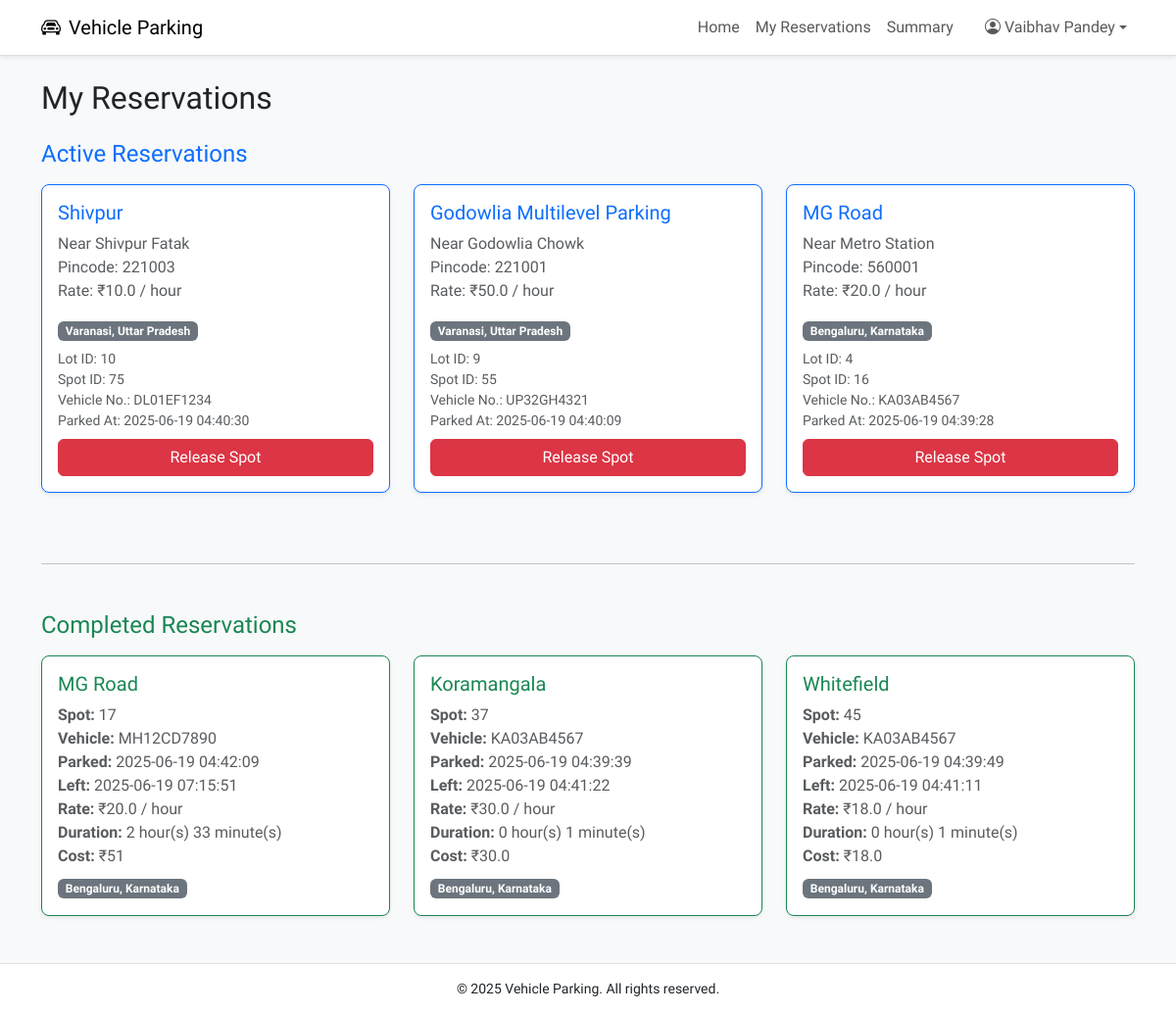
The app's page /user/my-reservations (signed in) with its own data.
### models.py (models this page shows, shortened)
class User(db.Model, UserMixin):
    __tablename__ = 'user'
    id = db.Column(db.Integer, primary_key=True)
    username = db.Column(db.String(100), unique=True, nullable=False)
    full_name = db.Column(db.String(100), nullable=False)
    email = db.Column(db.String(100), unique=True, nullable=False)
    password_hash = db.Column(db.String(200), nullable=False)
    address = db.Column(db.String(200))
    pin_code = db.Column(db.String(10))
    role = db.Column(db.String(20), nullable=False, default='user')
    created_at = db.Column(db.DateTime, default=datetime.utcnow)
    reservations = db.relationship('Reservation', backref='user', lazy=True)

class ParkingLot(db.Model):
    __tablename__ = 'parking_lot'
    id = db.Column(db.Integer, primary_key=True)
    city_id = db.Column(db.Integer, db.ForeignKey('city.id'), nullable=False)
    prime_location_name = db.Column(db.String(100), nullable=False)
    address = db.Column(db.String(200))
    pin_code = db.Column(db.String(10))
    price_per_hour = db.Column(db.Float, nullable=False)
    max_spots = db.Column(db.Integer, nullable=False)
    created_at = db.Column(db.DateTime, default=datetime.utcnow)
    spots = db.relationship('ParkingSpot', backref='lot', cascade='all, delete-orphan', lazy=True)

class City(db.Model):
    __tablename__ = 'city'
    id = db.Column(db.Integer, primary_key=True)
    name = db.Column(db.String(100), nullable=False)
    state = db.Column(db.String(100), nullable=False)
    lots = db.relationship('ParkingLot', backref='city', cascade='all, delete-orphan', lazy=True)

class ParkingSpot(db.Model):
    __tablename__ = 'parking_spot'
    id = db.Column(db.Integer, primary_key=True)
    lot_id = db.Column(db.Integer, db.ForeignKey('parking_lot.id', ondelete='CASCADE'), nullable=False)
    status = db.Column(db.String(1), default='A')  # A = Available, O = Occupied
    created_at = db.Column(db.DateTime, default=datetime.utcnow)
    reservation = db.relationship('Reservation', backref='spot', uselist=False, cascade='all, delete-orphan')

class Reservation(db.Model):
    __tablename__ = 'reservation'
    id = db.Column(db.Integer, primary_key=True)
    spot_id = db.Column(db.Integer, db.ForeignKey('parking_spot.id'), nullable=False)
    user_id = db.Column(db.Integer, db.ForeignKey('user.id'), nullable=False)
    vehicle_number = db.Column(db.String(20), nullable=False)
    parking_timestamp = db.Column(db.DateTime, default=datetime.utcnow)
    leaving_timestamp = db.Column(db.DateTime)
    parking_cost = db.Column(db.Float)
    is_active = db.Column(db.Boolean, default=True)

### controllers/user.py (the view)
@user_bp.route('/my-reservations')
@login_required
@user_required
def my_reservations():
    active_reservations = (
        Reservation.query
        .join(ParkingSpot)
        .join(ParkingLot)
        .filter(
            Reservation.user_id == current_user.id,
            Reservation.is_active == True,
            Reservation.leaving_timestamp == None
        )
        .order_by(Reservation.parking_timestamp.desc())
        .all()
    )
    now = datetime.utcnow()
    active_data = []
    for res in active_reservations:
        duration = now - res.parking_timestamp
        total_minutes = int(duration.total_seconds() // 60)
        hours = total_minutes // 60
        minutes = total_minutes % 60
        price_per_hour = res.spot.lot.price_per_hour
        if total_minutes <= 60:
            cost = price_per_hour
        else:
            per_minute_rate = price_per_hour / 60
            cost = ceil(total_minutes * per_minute_rate)
        duration_str = f"{hours} hour(s) {minutes} minute(s)"
        active_data.append({
            'reservation': res,
            'duration_str': duration_str,
            'final_cost': cost
        })
    completed_reservations = (
        Reservation.query
        .filter_by(user_id=current_user.id, is_active=False)
        .order_by(Reservation.leaving_timestamp.desc())
        .all()
    )
    completed_data = []
    for res in completed_reservations:
        if res.leaving_timestamp:
            duration = res.leaving_timestamp - res.parking_timestamp
            total_minutes = int(duration.total_seconds() // 60)
            hours = total_minutes // 60
            minutes = total_minutes % 60
            price_per_hour = res.spot.lot.price_per_hour
            if total_minutes <= 60:
                cost = price_per_hour
            else:
                per_minute_rate = price_per_hour / 60
                cost = ceil(total_minutes * per_minute_rate)
            duration_str = f"{hours} hour(s) {minutes} minute(s)"
            completed_data.append({
                'reservation': res,
                'duration_str': duration_str,
                'final_cost': cost
            })
    return render_template(
        'user/my_reservations.html',
        active_data=active_data,
        completed_data=completed_data,
        current_time=datetime.utcnow()
    )

### app.py (called while the page is built)
@login_manager.user_loader
def load_user(user_id):
    user_type = session.get('user_type')
    if user_type == 'user':
        return User.query.get(int(user_id))
    elif user_type == 'admin':
        return Admin.query.get(int(user_id))
    return None

### templates/user/my_reservations.html (shortened to what this page needs)
{% extends 'base.html' %}
{% block content %}
<div class="container py-4">
    <h2 class="mb-4">My Reservations</h2>
    <h4 class="text-primary mb-3">Active Reservations</h4>
    {% if active_data %}
        <div class="row">
            {% for item in active_data %}
            {% set res = item.reservation %}
            <div class="col-md-4 mb-4">
                <div class="card square-card border-primary shadow-sm h-100">
                    <div class="card-body">
                        <h5 class="card-title text-primary">{{ res.spot.lot.prime_location_name }}</h5>
                        <p class="card-text text-muted">
                            {{ res.spot.lot.address }}<br>
                            Pincode: {{ res.spot.lot.pin_code }} <br>
                            Rate: ₹{{ res.spot.lot.price_per_hour }} / hour
                        </p>
                        <span class="badge bg-secondary mb-2">
                            {{ res.spot.lot.city.name }}, {{ res.spot.lot.city.state }}
                        </span>
                        <div class="mb-2 small text-muted">
                            Lot ID: {{ res.spot.lot.id }}<br>
                            Spot ID: {{ res.spot.id }}<br>
                            Vehicle No.: {{ res.vehicle_number }}<br>
                            Parked At: {{ res.parking_timestamp.strftime('%Y-%m-%d %H:%M:%S') }}
                        </div>
                        <button class="btn btn-danger w-100" data-bs-toggle="modal" data-bs-target="#releaseModal{{ res.id }}">
                            Release Spot
                        </button>
                    </div>
                </div>
            </div>
            {% endfor %}
        </div>
    {% else %}
        <p class="text-muted">You have no active reservations.</p>
    {% endif %}
    <hr class="my-5">
    <h4 class="text-success mb-3">Completed Reservations</h4>
    {% if completed_data %}
        <div class="row">
            {% for item in completed_data %}
            {% set res = item.reservation %}
            <div class="col-md-4 mb-4">
                <div class="card square-card border-success shadow-sm h-100">
                    <div class="card-body">
                        <h5 class="card-title text-success">{{ res.spot.lot.prime_location_name }}</h5>
                        <p class="text-muted mb-2">
                            <strong>Spot:</strong> {{ res.spot.id }}<br>
                            <strong>Vehicle:</strong> {{ res.vehicle_number }}<br>
                            <strong>Parked:</strong> {{ res.parking_timestamp.strftime('%Y-%m-%d %H:%M:%S') }}<br>
                            <strong>Left:</strong> {{ res.leaving_timestamp.strftime('%Y-%m-%d %H:%M:%S') }}<br>
                            <strong>Rate:</strong> ₹{{ res.spot.lot.price_per_hour }} / hour <br>
                            <strong>Duration:</strong> {{ item.duration_str }}<br>
                            <strong>Cost:</strong> ₹{{ item.final_cost }}
                        </p>
                        <span class="badge bg-secondary">
                            {{ res.spot.lot.city.name }}, {{ res.spot.lot.city.state }}
                        </span>
                    </div>
                </div>
            </div>
            {% endfor %}
        </div>
    {% else %}
        <p class="text-muted">No completed reservations found.</p>
    {% endif %}
</div>
{% endblock %}

### templates/base.html (shortened to what this page needs)
<!DOCTYPE html>
<html lang="en">
<head>
    <link href="https://cdn.jsdelivr.net/npm/bootstrap@5.3.0/dist/css/bootstrap.min.css" rel="stylesheet">
    <link href="https://cdnjs.cloudflare.com/ajax/libs/bootstrap-icons/1.11.1/font/bootstrap-icons.min.css" rel="stylesheet">
</head>
<body>
<nav class="navbar navbar-expand-lg navbar-light shadow-sm">
    <div class="container">
        <a class="navbar-brand" href="{% if session['user_type'] == 'admin' %}
        {{ url_for('admin.dashboard') }}
        {% elif session['user_type'] == 'admin' %}
            {{ url_for('user.dashboard') }}
        {% else %}
            {{ url_for('index') }}
        {% endif %}">
            <i class="bi bi-car-front me-2"></i>Vehicle Parking
        </a>
        <div class="collapse navbar-collapse justify-content-end" id="navbarNav">
            <ul class="navbar-nav">
                {% if current_user.is_authenticated %}
                    {% if session['user_type'] == 'admin' %}
                        <li class="nav-item"><a class="nav-link" href="{{ url_for('admin.dashboard') }}">Home</a></li>
                        <li class="nav-item"><a class="nav-link" href="{{ url_for('admin.view_users') }}">Users</a></li>
                        <li class="nav-item"><a class="nav-link" href="{{ url_for('admin.summary') }}">Summary</a></li>
                    {% else %}
                        <li class="nav-item"><a class="nav-link" href="{{ url_for('user.dashboard') }}">Home</a></li>
                        <a href="{{ url_for('user.my_reservations') }}" class="nav-link">My Reservations</a>
                        <li class="nav-item"><a class="nav-link" href="{{ url_for('user.summary') }}">Summary</a></li>
                    {% endif %}
                    <li class="nav-item dropdown ms-3">
                        <a class="nav-link dropdown-toggle d-flex align-items-center" href="#" role="button" data-bs-toggle="dropdown">
                            <i class="bi bi-person-circle me-1"></i> {{ current_user.full_name or current_user.username }}
                        </a>
                    </li>
                {% else %}
                    <li class="nav-item"><a class="nav-link" href="{{ url_for('auth.login') }}">Login</a></li>
                    <li class="nav-item"><a class="nav-link" href="{{ url_for('auth.register') }}">Register</a></li>
                {% endif %}
            </ul>
        </div>
    </div>
</nav>
<div class="position-fixed top-0 end-0 p-3" style="z-index: 1050;">
</div>
<div>
    {% block content %}
    {% endblock %}
</div>
<footer>
    <div class="container">
        <p class="mb-0">&copy; 2025 Vehicle Parking. All rights reserved.</p>
    </div>
</footer>
</body>
</html>

### templates/base.html (style rules this page uses)
body { font-family: 'Afacad',sans-serif; background-color: #f8f9fa; display: flex; flex-direction: column; min-height: 100vh; font-size: 16px; }
.square-card { border-radius: 0.5rem; background-color: #ffffff; transition: transform 0.3s; }
.navbar { background-color: #fff; border-bottom: 1px solid #ddd; }
footer { background-color: #fff; border-top: 1px solid #e1e1e1; padding: 15px 0; text-align: center; font-size: 14px; margin-top: auto; }

### records on screen
User: full_name "Vaibhav Pandey"
ParkingLot: spot.lot.prime_location_name "Shivpur", spot.lot.address "Near Shivpur Fatak", spot.lot.pin_code "221003", spot.lot.price_per_hour "10.0", spot.lot.id "10"
City: spot.lot.city.name "Varanasi" "Varanasi", spot.lot.city.state "Uttar Pradesh" "Uttar Pradesh"
ParkingSpot: spot.id "75"
Reservation: vehicle_number "DL01EF1234", parking_timestamp "2025-06-19 04:40:30"
ParkingLot: spot.lot.prime_location_name "Godowlia Multilevel Parking", spot.lot.address "Near Godowlia Chowk", spot.lot.pin_code "221001", spot.lot.price_per_hour "50.0", spot.lot.id "9"
ParkingSpot: spot.id "55"
Reservation: vehicle_number "UP32GH4321", parking_timestamp "2025-06-19 04:40:09"
ParkingLot: spot.lot.prime_location_name "MG Road", spot.lot.address "Near Metro Station", spot.lot.pin_code "560001", spot.lot.price_per_hour "20.0", spot.lot.id "4", spot.lot.prime_location_name "MG Road", spot.lot.price_per_hour "20.0"
City: spot.lot.city.name "Bengaluru", spot.lot.city.state "Karnataka", spot.lot.city.name "Bengaluru", spot.lot.city.state "Karnataka", spot.lot.city.name "Bengaluru", spot.lot.city.state "Karnataka"
ParkingSpot: spot.id "16"
Reservation: vehicle_number "KA03AB4567", parking_timestamp "2025-06-19 04:39:28"
ParkingSpot: spot.id "17"
Reservation: vehicle_number "MH12CD7890", parking_timestamp "2025-06-19 04:42:09", leaving_timestamp "2025-06-19 07:15:51"
ParkingLot: spot.lot.prime_location_name "Koramangala", spot.lot.price_per_hour "30.0", duration_str "0 hour(s) 1 minute(s)", final_cost "30.0"
ParkingSpot: spot.id "37"
Reservation: vehicle_number "KA03AB4567", parking_timestamp "2025-06-19 04:39:39", leaving_timestamp "2025-06-19 04:41:22"
ParkingLot: spot.lot.prime_location_name "Whitefield", spot.lot.price_per_hour "18.0", duration_str "0 hour(s) 1 minute(s)", final_cost "18.0"
ParkingSpot: spot.id "45"
Reservation: vehicle_number "KA03AB4567", parking_timestamp "2025-06-19 04:39:49", leaving_timestamp "2025-06-19 04:41:11"

### other values on screen
{{ item.duration_str }} "2 hour(s) 33 minute(s)"
{{ item.final_cost }} "51"
